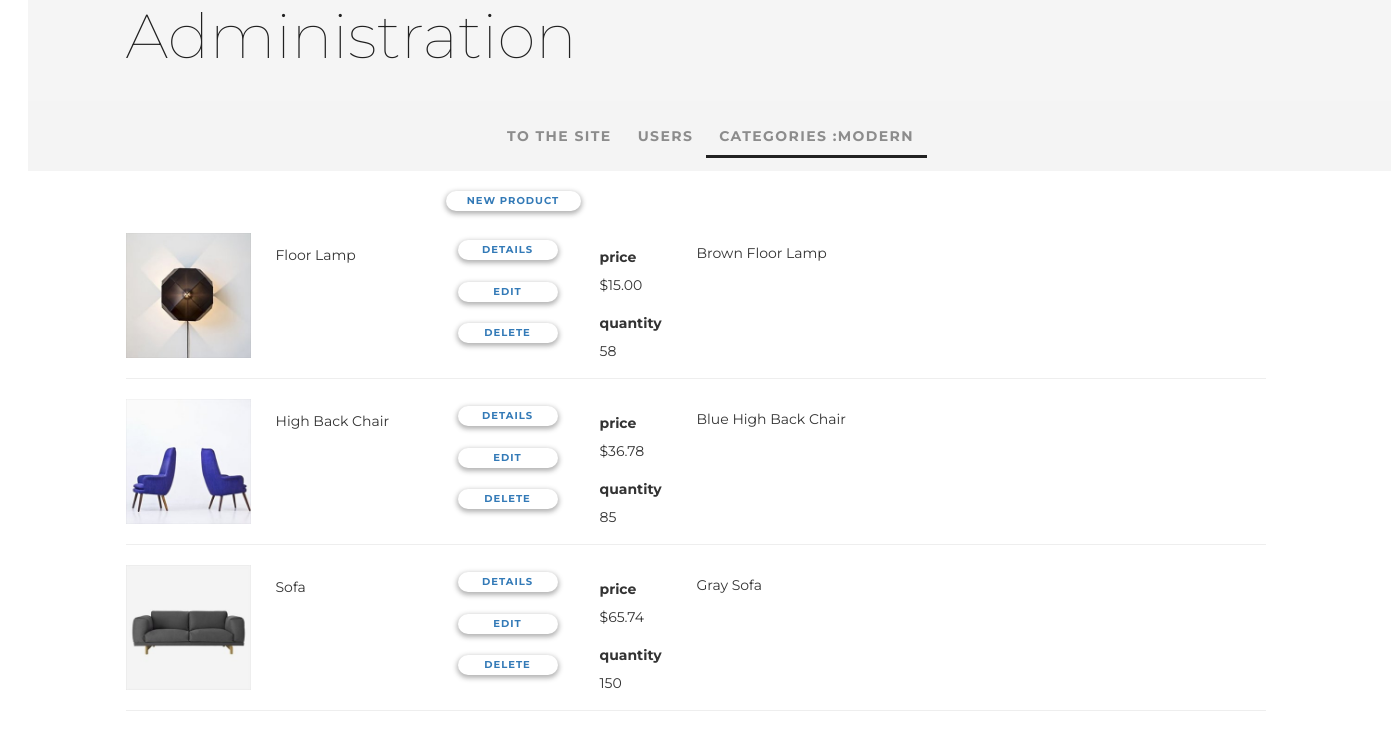
The page /my/admin/category/1/products (signed in) on the database as committed earlier.
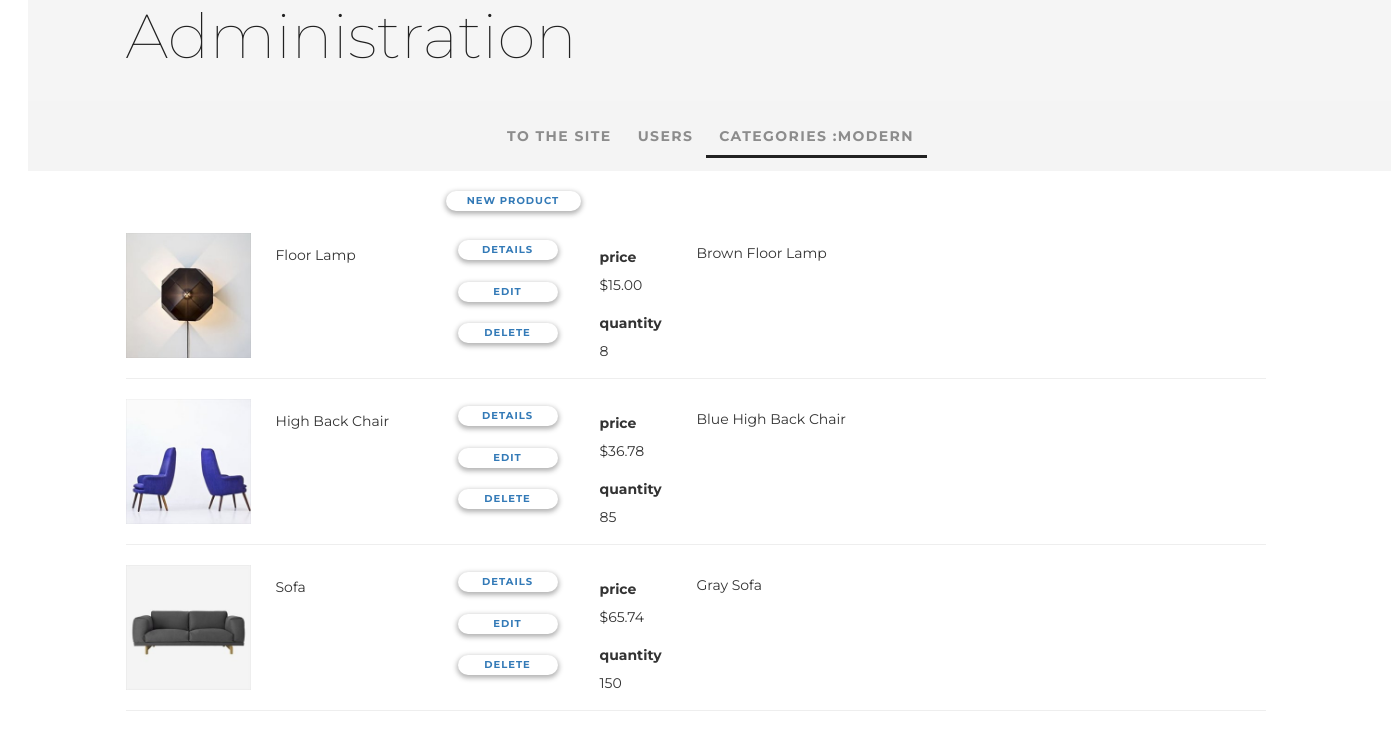
The same page on the database as committed later.
### mainapp/models.py (models this page shows, shortened)
class Product(models.Model):
    name = models.CharField('product name', max_length=100)
    category = models.ForeignKey(ProductCategory, models.CASCADE, verbose_name='category of product')
    type_prod = models.CharField('type of product', max_length=50, blank=True, null=True)
    description = models.TextField('product description', blank=True)
    short_desc = models.CharField('short descriotion', max_length=50, blank=True)
    price = models.DecimalField('Price', max_digits=8, decimal_places=2, default=0)
    image = models.ImageField(upload_to='products_images', blank=True)
    quantity = models.PositiveIntegerField('quantity', default=0)
    is_active = models.BooleanField(verbose_name='is_active', default=True)

### adminapp/views.py (the view)
# urls.py: path('category/<int:pk>/products', adminapp.category_products, name='category_products'),
@user_passes_test(lambda user: user.is_staff)
def category_products(request, pk):
    category = get_object_or_404(ProductCategory, pk=pk)
    products_list = Product.objects.filter(category__pk=pk).order_by('-is_active', 'name')
    content = {
        'title': 'administration/product',
        'category': category,
        'objects': products_list,
    }
    return render(request, 'adminapp/category_products_list.html', content)

### basketapp/context_processors.py (called while the page is built)
def basket(request):
    if request.user.is_authenticated:
        basket = request.user.basket.all()
    else:
        basket = []
    return {
        'basket': basket,
    }

### mainapp/context_processors.py (called while the page is built)
def menu(request):
    menu = ProductCategory.objects.filter(is_active=True)
    return {
        'categories': menu,
    }

### adminapp/templates/adminapp/category_products_list.html
{% extends 'adminapp/base.html' %}
{% load static %}
{% block container %}
    <div class="padding_site">
        <div class="products_list">
            <a href="{% url 'my_admin:product_create' category.pk %}" class="butt_cat btn-edit">
                new product
            </a>
            {% for object in objects %}
                <div class="product_record {% if not object.is_active %}not_active{% endif %}">
                    <img
                            src="/media/{{ object.image|default:'products_images/!default.png' }}"
                            alt="{{ object.name }}">
                    <div class="product_name">
                        {{ object.name|title }}
                    </div>
                    <div class="product_actions">
                        <a href="{% url 'my_admin:product_read' object.pk %}" class="butt_cat_prod btn-edit">
                            details
                        </a>
                        <a href="{% url 'my_admin:product_update' object.pk %}" class="butt_cat_prod btn-edit">
                            edit
                        </a>
                        <a href="{% url 'my_admin:product_delete' object.pk %}" class="butt_cat_prod btn-delete">
                            delete
                        </a>
                    </div>
                    <div class="summary">
                        <b>price</b>
                        <p>${{ object.price }}</p>
                        <b>quantity</b>
                        <p>{{ object.quantity }}</p>
                    </div>
                    <div class="product_desc">
                        {{ object.short_desc|title }}
                    </div>
                </div>
                <hr>
            {% endfor %}
        </div>
    </div>
{% endblock %}

Rows that differ between the two databases and show on the page:
changed Product "Floor Lamp": quantity "58" → "8"
